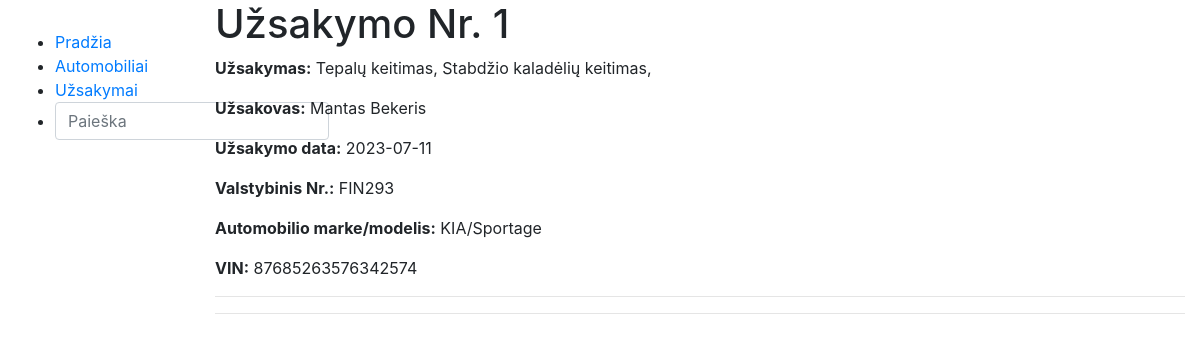
Screenshot of /autoservice/uzsakymai/1 with the database file from the repository.
### autoservice/models.py (models this page shows, shortened)
class Uzsakymo_eilute(models.Model):
    paslauga_id = models.ForeignKey('Paslauga', on_delete=models.CASCADE)
    uzsakymas_id = models.ForeignKey('Uzsakymas', on_delete=models.CASCADE)
    kiekis = models.PositiveIntegerField('Kiekis', help_text='Įveskite kiekį')
    class Meta:
        verbose_name = 'Užsakymo_lentelė'
        verbose_name_plural = 'Užsakymų_lentelė'

class Paslauga(models.Model):
    pavadinimas = models.CharField('Pavadinimas', max_length=200, help_text='Įveskite paslaugos pavadinimą')
    kaina = models.DecimalField(max_digits=6, decimal_places=2)
    class Meta:
        verbose_name = 'Paslauga'
        verbose_name_plural = 'Paslaugos'
    def __str__(self):
        return self.pavadinimas

class Uzsakymas(models.Model):
    data = models.DateField('Uzsakymo_data')
    automobilis_id = models.ForeignKey('Automobilis', on_delete=models.CASCADE)
    class Meta:
        verbose_name = 'Užsakymas'
        verbose_name_plural = 'Užsakymai'
    SERVIZO_STATUSAS = (
        ('r', 'Rezervuota'),
        ('a', 'Atšaukta'),
        ('t', 'Atlikta'),
        ('v', 'Vykdoma'),
    )
    status = models.CharField(max_length=1, choices=SERVIZO_STATUSAS, help_text='Statusas')

class Automobilis(models.Model):
    valstybinis_nr = models.CharField('Valstybinis_NR', max_length=6, validators=[validate_at_least_one_digit],
                                      help_text='Įvestas automobilio numeris turi turėti bent vieną skaičių.')
    automobilio_modelis_id = models.ForeignKey('Automobilio_modelis', on_delete=models.CASCADE)
    vin_kodas = models.CharField('VIN_kodas', max_length=17, help_text='Įveskite automobilio VIN kodą')
    klientas = models.CharField('Klientas', max_length=200, help_text='Įveskite aptarnaujamo žmogaus vardą pavardę')
    nuotrauka = models.ImageField('Mašina', upload_to='images', null=True, blank=True)
    def display_automobilis(self):
        return f'{self.automobilio_modelis_id.marke}, {self.automobilio_modelis_id.modelis}'
    display_automobilis.short_description = 'Automobilis'
    class Meta:
        verbose_name = 'Automobilis'
        verbose_name_plural = 'Automobiliai'

class Automobilio_modelis(models.Model):
    marke = models.CharField('Markė', max_length=30)
    modelis = models.CharField('Modelis', max_length=50)
    class Meta:
        verbose_name = 'Automobilio_modelis'
        verbose_name_plural = 'Automobilio_modeliai'

### autoservice/views.py (the view)
# urls.py: path('uzsakymai/<int:pk>', views.UzsakymasDetailView.as_view(), name='uzsakymas'),
class UzsakymasDetailView(generic.DetailView):
    model = Uzsakymo_eilute
    template_name = 'uzsakymas.html'

### templates/uzsakymas.html (shortened to what this page needs)
{% extends "base.html" %}
{% block content %}
    <h1>Užsakymo Nr. {{uzsakymo_eilute.id}}</h1>
    {% if uzsakymo_eilute %}
        <p><strong>Užsakymas:</strong>
            {% for a in uzsakymo_eilute.uzsakymas_id.uzsakymo_eilute_set.all %}
                {{ a.paslauga_id }},
            {% endfor %}
        </p>
    {% else %}
        <p><strong>Užsakymas:</strong> užsakymas nerastas</p>
    {% endif %}
    <p><strong>Užsakovas:</strong> {{uzsakymo_eilute.uzsakymas_id.automobilis_id.klientas}}</p>
    <p><strong>Užsakymo data:</strong> {{uzsakymo_eilute.uzsakymas_id.data|date:"Y-d-m"}}</p>
    <p><strong>Valstybinis Nr.:</strong> {{uzsakymo_eilute.uzsakymas_id.automobilis_id.valstybinis_nr}}</p>
    <p><strong>Automobilio marke/modelis:</strong> {{uzsakymo_eilute.uzsakymas_id.automobilis_id.automobilio_modelis_id.marke}}/{{uzsakymo_eilute.uzsakymas_id.automobilis_id.automobilio_modelis_id.modelis}}</p>
    <p><strong>VIN:</strong> {{uzsakymo_eilute.uzsakymas_id.automobilis_id.vin_kodas}}<p>
    {% for a in uzsakymo_eilute.uzsakymas_id.uzsakymo_eilute_set.all %}
        <hr>
    {% endfor %}
{% endblock %}

### rows the page displays
Uzsakymo_eilute: id "1", paslauga_id "Tepalų keitimas", uzsakymas_id.automobilis_id.klientas "Mantas Bekeris", uzsakymas_id.data "2023-07-11", uzsakymas_id.automobilis_id.valstybinis_nr "FIN293", uzsakymas_id.automobilis_id.automobilio_modelis_id.marke "KIA", uzsakymas_id.automobilis_id.automobilio_modelis_id.modelis "Sportage", uzsakymas_id.automobilis_id.vin_kodas "87685263576342574"
Uzsakymo_eilute: paslauga_id "Stabdžio kaladėlių keitimas"
